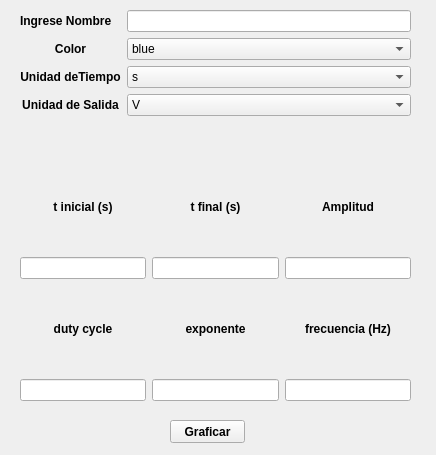
<?xml version="1.0" encoding="UTF-8"?>
<ui version="4.0">
 <class>Form</class>
 <widget class="QWidget" name="Form">
  <property name="geometry">
   <rect>
    <x>0</x>
    <y>0</y>
    <width>436</width>
    <height>455</height>
   </rect>
  </property>
  <property name="windowTitle">
   <string>Form</string>
  </property>
  <widget class="QPushButton" name="resp_temp_graficar_m">
   <property name="geometry">
    <rect>
     <x>170</x>
     <y>420</y>
     <width>75</width>
     <height>23</height>
    </rect>
   </property>
   <property name="font">
    <font>
     <weight>75</weight>
     <bold>true</bold>
    </font>
   </property>
   <property name="text">
    <string>Graficar</string>
   </property>
  </widget>
  <widget class="QWidget" name="verticalLayoutWidget_2">
   <property name="geometry">
    <rect>
     <x>20</x>
     <y>10</y>
     <width>391</width>
     <height>391</height>
    </rect>
   </property>
   <layout class="QVBoxLayout" name="verticalLayout_2">
    <item>
     <layout class="QGridLayout" name="gridLayout_4">
      <item row="0" column="1">
       <widget class="QLineEdit" name="resp_temp_nombre_lineEdit_m"/>
      </item>
      <item row="3" column="0">
       <widget class="QLabel" name="label_13">
        <property name="font">
         <font>
          <weight>75</weight>
          <bold>true</bold>
         </font>
        </property>
        <property name="text">
         <string>Unidad de Salida</string>
        </property>
        <property name="alignment">
         <set>Qt::AlignCenter</set>
        </property>
       </widget>
      </item>
      <item row="0" column="0">
       <widget class="QLabel" name="label_4">
        <property name="font">
         <font>
          <weight>75</weight>
          <bold>true</bold>
         </font>
        </property>
        <property name="text">
         <string>Ingrese Nombre</string>
        </property>
       </widget>
      </item>
      <item row="1" column="1">
       <widget class="QComboBox" name="resp_temp_color_comboBox_m">
        <item>
         <property name="text">
          <string>blue</string>
         </property>
        </item>
        <item>
         <property name="text">
          <string>orange</string>
         </property>
        </item>
        <item>
         <property name="text">
          <string>green</string>
         </property>
        </item>
        <item>
         <property name="text">
          <string>red</string>
         </property>
        </item>
        <item>
         <property name="text">
          <string>cyan</string>
         </property>
        </item>
        <item>
         <property name="text">
          <string>magenta</string>
         </property>
        </item>
        <item>
         <property name="text">
          <string>gold</string>
         </property>
        </item>
        <item>
         <property name="text">
          <string>violet</string>
         </property>
        </item>
       </widget>
      </item>
      <item row="2" column="0">
       <widget class="QLabel" name="label_12">
        <property name="font">
         <font>
          <weight>75</weight>
          <bold>true</bold>
         </font>
        </property>
        <property name="text">
         <string>Unidad deTiempo</string>
        </property>
        <property name="alignment">
         <set>Qt::AlignCenter</set>
        </property>
       </widget>
      </item>
      <item row="1" column="0">
       <widget class="QLabel" name="label_9">
        <property name="font">
         <font>
          <weight>75</weight>
          <bold>true</bold>
         </font>
        </property>
        <property name="text">
         <string>Color</string>
        </property>
        <property name="alignment">
         <set>Qt::AlignCenter</set>
        </property>
       </widget>
      </item>
      <item row="2" column="1">
       <widget class="QComboBox" name="resp_temp_tiempo_comboBox_m">
        <item>
         <property name="text">
          <string>s</string>
         </property>
        </item>
        <item>
         <property name="text">
          <string>ms</string>
         </property>
        </item>
        <item>
         <property name="text">
          <string>us</string>
         </property>
        </item>
        <item>
         <property name="text">
          <string>min</string>
         </property>
        </item>
       </widget>
      </item>
      <item row="3" column="1">
       <widget class="QComboBox" name="resp_temp_sal_comboBox_m">
        <item>
         <property name="text">
          <string>V</string>
         </property>
        </item>
        <item>
         <property name="text">
          <string>mV</string>
         </property>
        </item>
        <item>
         <property name="text">
          <string>uV</string>
         </property>
        </item>
       </widget>
      </item>
     </layout>
    </item>
    <item>
     <spacer name="verticalSpacer">
      <property name="orientation">
       <enum>Qt::Vertical</enum>
      </property>
      <property name="sizeType">
       <enum>QSizePolicy::Fixed</enum>
      </property>
      <property name="sizeHint" stdset="0">
       <size>
        <width>20</width>
        <height>40</height>
       </size>
      </property>
     </spacer>
    </item>
    <item>
     <layout class="QGridLayout" name="gridLayout_3">
      <item row="0" column="2">
       <widget class="QLabel" name="amp_resp_temp_label_m">
        <property name="font">
         <font>
          <weight>75</weight>
          <bold>true</bold>
         </font>
        </property>
        <property name="text">
         <string>Amplitud</string>
        </property>
        <property name="alignment">
         <set>Qt::AlignCenter</set>
        </property>
       </widget>
      </item>
      <item row="4" column="1">
       <widget class="QLineEdit" name="exp_resp_temp_line_m"/>
      </item>
      <item row="1" column="1">
       <widget class="QLineEdit" name="t_final_resp_temp_line_m"/>
      </item>
      <item row="1" column="2">
       <widget class="QLineEdit" name="amp_resp_temp_line_m"/>
      </item>
      <item row="0" column="1">
       <widget class="QLabel" name="t_final_resp_temp_label_m">
        <property name="font">
         <font>
          <weight>75</weight>
          <bold>true</bold>
         </font>
        </property>
        <property name="text">
         <string>t final (s)</string>
        </property>
        <property name="alignment">
         <set>Qt::AlignCenter</set>
        </property>
       </widget>
      </item>
      <item row="4" column="0">
       <widget class="QLineEdit" name="dc_resp_temp_line_m"/>
      </item>
      <item row="4" column="2">
       <widget class="QLineEdit" name="frec_resp_temp_line_m"/>
      </item>
      <item row="0" column="0">
       <widget class="QLabel" name="t_inicial_resp_temp_label_m">
        <property name="font">
         <font>
          <weight>75</weight>
          <bold>true</bold>
         </font>
        </property>
        <property name="text">
         <string>t inicial (s)</string>
        </property>
        <property name="alignment">
         <set>Qt::AlignCenter</set>
        </property>
       </widget>
      </item>
      <item row="3" column="0">
       <widget class="QLabel" name="dc_resp_temp_label_m">
        <property name="font">
         <font>
          <weight>75</weight>
          <bold>true</bold>
         </font>
        </property>
        <property name="text">
         <string>duty cycle</string>
        </property>
        <property name="alignment">
         <set>Qt::AlignCenter</set>
        </property>
       </widget>
      </item>
      <item row="3" column="1">
       <widget class="QLabel" name="exp_resp_temp_label_m">
        <property name="font">
         <font>
          <weight>75</weight>
          <bold>true</bold>
         </font>
        </property>
        <property name="text">
         <string>exponente</string>
        </property>
        <property name="alignment">
         <set>Qt::AlignCenter</set>
        </property>
       </widget>
      </item>
      <item row="3" column="2">
       <widget class="QLabel" name="frec_resp_temp_label_m">
        <property name="font">
         <font>
          <weight>75</weight>
          <bold>true</bold>
         </font>
        </property>
        <property name="text">
         <string>frecuencia (Hz)</string>
        </property>
        <property name="alignment">
         <set>Qt::AlignCenter</set>
        </property>
       </widget>
      </item>
      <item row="1" column="0">
       <widget class="QLineEdit" name="t_inicial_resp_temp_line_m"/>
      </item>
     </layout>
    </item>
   </layout>
  </widget>
 </widget>
 <resources/>
 <connections/>
</ui>
